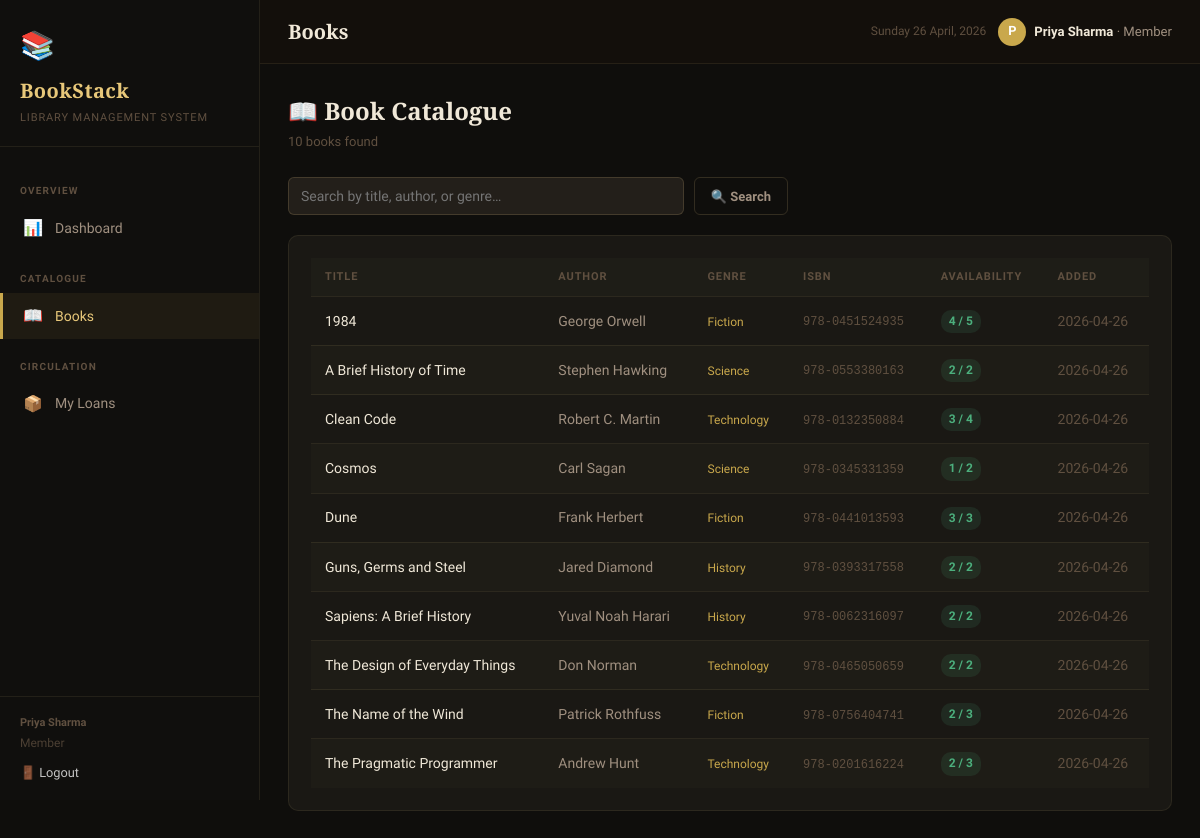
The app's page /books (signed in) with its own data.
### tables this page shows
CREATE TABLE books (
            book_id       INTEGER PRIMARY KEY AUTOINCREMENT,
            title         TEXT NOT NULL,
            author        TEXT NOT NULL,
            genre         TEXT,
            isbn          TEXT UNIQUE,
            total_copies  INTEGER DEFAULT 1,
            available_copies INTEGER DEFAULT 1,
            added_date    TEXT DEFAULT (date('now'))
        );

### app.py (the view, shortened to what this page needs)
@app.route('/books', methods=['GET', 'POST'])
@login_required
def books():
    db = get_db()
    q = request.args.get('q', '').strip()
    if q:
        like = f'%{q}%'
        all_books = db.execute(
            "SELECT * FROM books WHERE title LIKE ? OR author LIKE ? OR genre LIKE ? ORDER BY title",
            (like, like, like)
        ).fetchall()
    else:
        all_books = db.execute("SELECT * FROM books ORDER BY title").fetchall()
    return render_template('books.html', books=all_books, q=q)

### app.py (called while the page is built)
def get_db():
    db = getattr(g, '_database', None)
    if db is None:
        db = g._database = sqlite3.connect(DATABASE)
        db.row_factory = sqlite3.Row
        db.execute("PRAGMA foreign_keys = ON")
    return db

@app.teardown_appcontext
def close_connection(exception):
    db = getattr(g, '_database', None)
    if db is not None:
        db.close()

@app.before_request
def before_request():
    init_db()

def login_required(f):
    @wraps(f)
    def decorated(*args, **kwargs):
        if 'user_id' not in session:
            flash('Please log in to continue.', 'error')
            return redirect(url_for('login'))
        return f(*args, **kwargs)
    return decorated

### templates/books.html (shortened to what this page needs)
{% extends "base.html" %}
{% block page_title %}Books{% endblock %}
{% block content %}
<div class="page-header">
  <div>
    <div class="page-header-title">📖 Book Catalogue</div>
    <div class="page-header-sub">{{ books|length }} book{{ 's' if books|length != 1 }} found</div>
  </div>
</div>
<div class="filter-bar">
  <form method="GET" style="display:flex;gap:10px;flex:1;max-width:500px;">
    <input type="text" name="q" value="{{ q }}" placeholder="Search by title, author, or genre…">
    <button type="submit" class="btn btn-ghost">🔍 Search</button>
  </form>
</div>
<div class="card">
  <div class="table-wrap">
    <table>
      <thead>
        <tr>
          <th>Title</th>
          <th>Author</th>
          <th>Genre</th>
          <th>ISBN</th>
          <th>Availability</th>
          <th>Added</th>
        </tr>
      </thead>
      <tbody>
        {% for book in books %}
        <tr>
          <td class="text-main">{{ book.title }}</td>
          <td>{{ book.author }}</td>
          <td>
            {% if book.genre %}
            <span style="color:var(--accent);font-size:12px;font-weight:500;">{{ book.genre }}</span>
            {% else %}<span class="text-muted">—</span>{% endif %}
          </td>
          <td><span style="font-family:monospace;font-size:12px;color:var(--text-3);">{{ book.isbn or '—' }}</span></td>
          <td>
            {% set avail = book.available_copies %}
            {% set total = book.total_copies %}
            {% if avail == 0 %}
              <span class="avail-pill avail-out">0 / {{ total }} out</span>
            {% elif avail <= (total * 0.3)|int %}
              <span class="avail-pill avail-low">{{ avail }} / {{ total }} low</span>
            {% else %}
              <span class="avail-pill avail-ok">{{ avail }} / {{ total }}</span>
            {% endif %}
          </td>
          <td class="text-muted">{{ book.added_date }}</td>
        </tr>
        {% endfor %}
      </tbody>
    </table>
  </div>
</div>
{% endblock %}

### templates/base.html (shortened to what this page needs)
<!DOCTYPE html>
<html lang="en">
<head>
  <link rel="stylesheet" href="{{ url_for('static', filename='style.css') }}">
</head>
<body>
<aside class="sidebar">
  <div class="sidebar-brand">
    <span class="brand-icon">📚</span>
    <span class="brand-title">BookStack</span>
    <span class="brand-sub">Library Management System</span>
  </div>
  <nav class="sidebar-nav">
    <div class="nav-section-label">Overview</div>
    <a href="{{ url_for('index') }}" class="nav-link {% if request.endpoint == 'index' %}active{% endif %}">
      <span class="nav-icon">📊</span><span>Dashboard</span>
    </a>
    <div class="nav-section-label">Catalogue</div>
    <a href="{{ url_for('books') }}" class="nav-link {% if request.endpoint == 'books' %}active{% endif %}">
      <span class="nav-icon">📖</span><span>Books</span>
    </a>
    <div class="nav-section-label">Circulation</div>
    <a href="{{ url_for('loans') }}" class="nav-link {% if request.endpoint in ('loans','loan_detail') %}active{% endif %}">
      <span class="nav-icon">📦</span><span>{% if session.get('role') == 'librarian' %}All Loans{% else %}My Loans{% endif %}</span>
    </a>
  </nav>
  <div class="sidebar-footer">
    {% if session.get('name') %}
      <div style="margin-bottom:.4rem;">
        <strong>{{ session.name }}</strong><br>
        <span style="font-size:.75rem;opacity:.75;">{{ session.role | capitalize }}</span>
      </div>
      <a href="{{ url_for('logout') }}" style="color:#fff;opacity:.75;font-size:.8rem;text-decoration:none;">🚪 Logout</a>
    {% else %}
      DBMS Project · 2026<br>BookStack v1.0
    {% endif %}
  </div>
</aside>
<div class="main-wrapper">
  <header class="topbar">
    <div class="topbar-title">{% block page_title %}Dashboard{% endblock %}</div>
    <div style="display:flex;align-items:center;gap:12px;">
      <div class="topbar-date" id="topbar-date"></div>
      {% if session.get('name') %}
      <div style="display:flex;align-items:center;gap:8px;font-size:.82rem;color:var(--text-2);">
        <span style="background:var(--accent);color:#fff;border-radius:50%;width:28px;height:28px;display:flex;align-items:center;justify-content:center;font-weight:700;font-size:.8rem;">{{ session.name[0] }}</span>
        <span><strong style="color:var(--text);">{{ session.name }}</strong> &middot; {{ session.role | capitalize }}</span>
      </div>
      {% endif %}
    </div>
  </header>
  <main class="content">
    {% block content %}{% endblock %}
  </main>
</div>
</body>
</html>

### records on screen
books: title "1984", author "George Orwell", genre "Fiction", isbn "978-0451524935", available_copies "4", total_copies "5", added_date "2026-04-26"
books: title "A Brief History of Time", author "Stephen Hawking", genre "Science", isbn "978-0553380163", avail "2", total "2", added_date "2026-04-26"
books: title "Clean Code", author "Robert C. Martin", genre "Technology", isbn "978-0132350884", avail "3", total_copies "4", added_date "2026-04-26"
books: title "Cosmos", author "Carl Sagan", genre "Science", isbn "978-0345331359", available_copies "1", total_copies "2", added_date "2026-04-26"
books: title "Dune", author "Frank Herbert", genre "Fiction", isbn "978-0441013593", avail "3", total "3", added_date "2026-04-26"
books: title "Guns, Germs and Steel", author "Jared Diamond", genre "History", isbn "978-0393317558", avail "2", total "2", added_date "2026-04-26"
books: title "Sapiens: A Brief History", author "Yuval Noah Harari", genre "History", isbn "978-0062316097", avail "2", total "2", added_date "2026-04-26"
books: title "The Design of Everyday Things", author "Don Norman", genre "Technology", isbn "978-0465050659", avail "2", total "2", added_date "2026-04-26"
books: title "The Name of the Wind", author "Patrick Rothfuss", genre "Fiction", isbn "978-0756404741", available_copies "2", total_copies "3", added_date "2026-04-26"
books: title "The Pragmatic Programmer", author "Andrew Hunt", genre "Technology", isbn "978-0201616224", available_copies "2", total_copies "3", added_date "2026-04-26"

### other values on screen
{{ session.name }} "Priya Sharma"
{{ session.role | capitalize }} "Member"
{{ session.name[0] }} "P"
{{ books|length }} "10"
{{ 's' if books|length != 1 }} "s"
